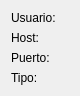
<?xml version="1.0" encoding="UTF-8"?>
<ui version="4.0">
 <class>Form</class>
 <widget class="QWidget" name="Form">
  <property name="geometry">
   <rect>
    <x>0</x>
    <y>0</y>
    <width>65</width>
    <height>76</height>
   </rect>
  </property>
  <property name="windowTitle">
   <string>Form</string>
  </property>
  <layout class="QGridLayout" name="gridLayout">
   <item row="0" column="0">
    <widget class="QLabel" name="label">
     <property name="text">
      <string>Usuario:</string>
     </property>
    </widget>
   </item>
   <item row="0" column="1">
    <widget class="QLabel" name="userLabel">
     <property name="text">
      <string/>
     </property>
    </widget>
   </item>
   <item row="1" column="0">
    <widget class="QLabel" name="label_2">
     <property name="text">
      <string>Host:</string>
     </property>
    </widget>
   </item>
   <item row="1" column="1">
    <widget class="QLabel" name="hostLabel">
     <property name="text">
      <string/>
     </property>
    </widget>
   </item>
   <item row="2" column="0">
    <widget class="QLabel" name="label_3">
     <property name="text">
      <string>Puerto:</string>
     </property>
    </widget>
   </item>
   <item row="2" column="1">
    <widget class="QLabel" name="portLabel">
     <property name="text">
      <string/>
     </property>
    </widget>
   </item>
   <item row="3" column="0">
    <widget class="QLabel" name="label_7">
     <property name="text">
      <string>Tipo:</string>
     </property>
    </widget>
   </item>
   <item row="3" column="1">
    <widget class="QLabel" name="typeLabel">
     <property name="text">
      <string/>
     </property>
    </widget>
   </item>
   <item row="4" column="0">
    <spacer name="verticalSpacer">
     <property name="orientation">
      <enum>Qt::Vertical</enum>
     </property>
     <property name="sizeHint" stdset="0">
      <size>
       <width>20</width>
       <height>40</height>
      </size>
     </property>
    </spacer>
   </item>
  </layout>
 </widget>
 <resources/>
 <connections/>
</ui>
